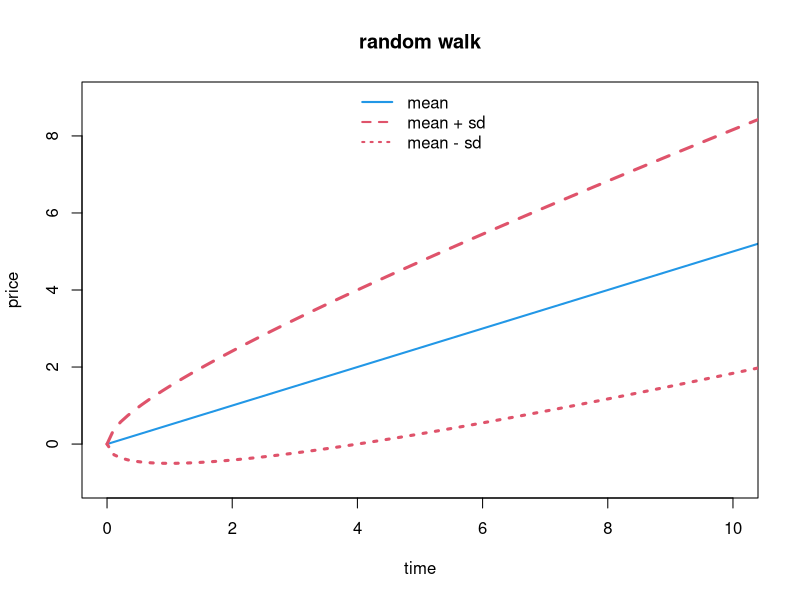

Here is the R script that generated this plot:
S0 <- 0
mu <- 0.5
sigma <- 1
tm <- seq(0,11,len=100)
S <- S0 + mu*tm
ubound <- S0 + mu*tm + sigma*sqrt(tm)
lbound <- S0 + mu*tm - sigma*sqrt(tm)
plot(x=tm,y=S,xlab="time",ylab="price",main="random walk",
     type="l",lwd=2,ylim=c(-1,9),xlim=c(0,10),col=4)
lines(tm,ubound,lty=2,lwd=3,col=2)
lines(tm,lbound,lty=3,lwd=3,col=2)
legend(x="top",c("mean","mean + sd","mean - sd"),
       lty = c(1,2,3),lwd=2,bty="n",col=c(4,2,2))
